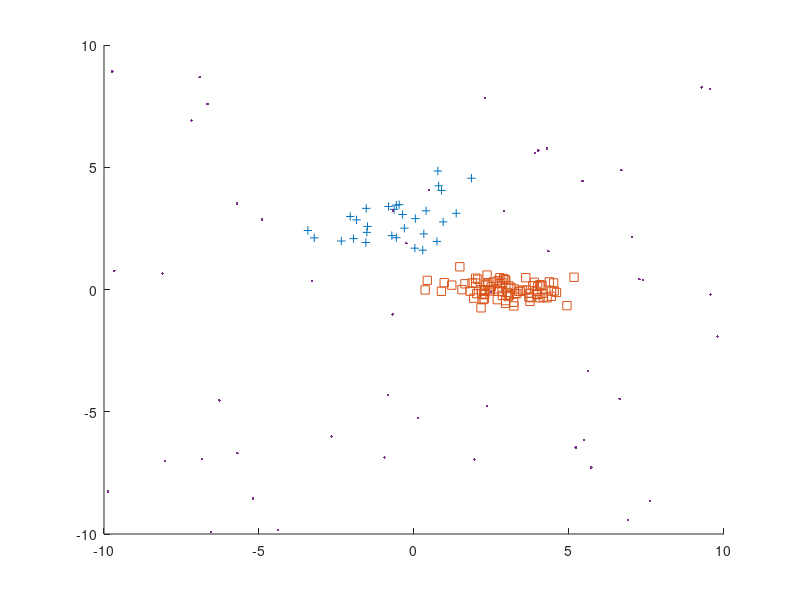

MATLAB code for this plot: (Note: this script raises an error after producing the figure.)
mu1 = [0,3]';
mu2 = [3,0]';
mu3 = [-3,0]';

sigma1 = [2,0.5;0.5,0.5];
sigma2 = [1,0;0,0.1];
sigma3 = [2,-0.5;-0.5,0.5];

% pi = 1/3;
n = 100;
n_n = 50;
s_n = 10;

ind = randsample((1:3),n,true);
n1 = sum(ind(ind==1));
n2 = sum(ind(ind==2));
n3 = n-n1-n2;

smpl1 = mvnrnd(mu1,sigma1,n1);
smpl2 = mvnrnd(mu2,sigma2,n2);
smpl3 = mvnrnd(mu3,sigma3,n3);

noise = s_n*2*(-0.5 + rand(n_n,2));

obs = [smpl1;smpl2;smpl3;noise];
hold all
scatter(smpl1(:,1),smpl1(:,2),'+');
scatter(smpl2(:,1),smpl2(:,2),'s');
scatter(smpl3(:,1),smpl3(:,2),'o');
scatter(noise(:,1),noise(:,2),'.');
hold off



df = 2;

m = 20;
mu_hat = zeros(1,m+1);
mu_hat(1,1) = mean(obs);
sigma_hat = zeros(1,m+1);
sigma_hat(1,1) = sqrt(var(obs));
for ii = 1:m
%       aux = ((obs - mu_hat(1,ii)).^(2))./(2*sigma_hat(1,ii).^(2));
    aux = ((obs - mu_hat(1,ii)).^(2))./(sigma_hat(1,ii).^(2));
    w = (df+1)./(df+aux); % mean of posterior Gamma
    mu_hat(ii+1) = sum(obs.*w)/sum(w);
    sigma_hat(ii+1) = sqrt(sum(w.*(obs-mu_hat(ii+1)).^(2))/n);
end
